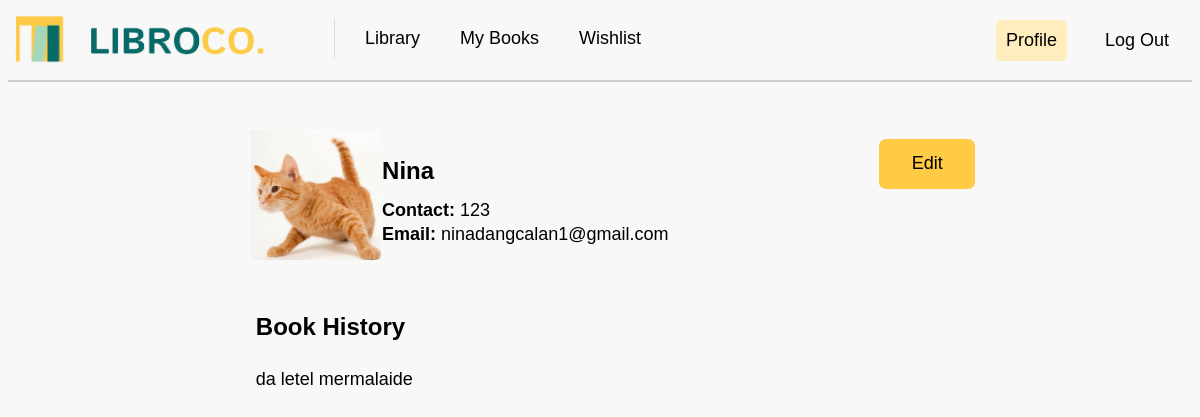
/reader_profile (signed in), run on the app's committed database.
### tables this page shows
CREATE TABLE profileimages (
user_id INTEGER,
user_image VARCHAR(100),
FOREIGN KEY (user_id) REFERENCES users(user_id));

CREATE TABLE "users" (
	"user_id"	INTEGER PRIMARY KEY AUTOINCREMENT,
	"user_name"	TEXT,
	"user_email"	TEXT,
	"user_password"	TEXT UNIQUE,
	"user_contact"	TEXT,
	"user_code"	TEXT
);

CREATE TABLE requests (
request_id INTEGER PRIMARY KEY AUTOINCREMENT,
user_id INTEGER,
book_id INTEGER,
request_date TIMESTAMP DEFAULT CURRENT_TIMESTAMP,
FOREIGN KEY (user_id) REFERENCES users(user_id),
FOREIGN KEY (book_id) REFERENCES books(book_id));

CREATE TABLE "books" (
	"book_id"	INTEGER,
	"book_title"	VARCHAR(50) UNIQUE,
	"author"	VARCHAR(50),
	"publication_year"	INTEGER(5),
	"genre"	VARCHAR(20),
	"description"	VARCHAR(300),
	"image"	VARCHAR(100),
	PRIMARY KEY("book_id")
);

### app.py (the view)
@app.route("/reader_profile")
def reader_profile():
    print("Session data in reader profile route:", session)
    if 'user_id' not in session:
        return redirect(url_for("login"))
    user_id = session.get('user_id')
    sql_user = """
    SELECT u.user_name, u.user_email, u.user_contact, p.user_image
    FROM users u
    LEFT JOIN profileimages p ON u.user_id = p.user_id
    WHERE u.user_id = ?
    """
    user = getprocess(sql_user, (user_id,))
    if user:
        user_data = user[0]
        sql_history = """
        SELECT books.book_title, books.author, books.genre, requests.request_date
        FROM requests
        JOIN books ON requests.book_id = books.book_id
        WHERE requests.user_id = ?
        """
        history = getprocess(sql_history, (user_id,))
        book_history = [
            {
                "title": record['book_title'],
                "author": record['author'],
                "genre": record['genre'],
                "date": record['request_date']
            }
            for record in history
        ]
        return render_template(
            "reader_profile.html",
            user=user_data,
            book_history=book_history
        )
    else:
        flash("Profile not found.")
        return redirect(url_for("login"))

### app.py (called while the page is built)
@app.before_request
def before_request():
    print("Session data:", session)

### dbhelper.py (called while the page is built)
def getprocess(sql: str, params: tuple = ()) -> list:
    try:
        db = connect(database, timeout=30, check_same_thread=False)  # Adding timeout and thread safety
        db.row_factory = Row  # Ensure that rows are returned as dictionaries
        cursor = db.cursor()
        cursor.execute(sql, params)
        data = cursor.fetchall()  # Fetch the data
        return data
    except Error as e:
        print(f"SQLite error: {e}")
        return []
    finally:
        db.close()  # Ensure the connection is closed

### templates/reader_profile.html (shortened to what this page needs)
<!DOCTYPE html>
<html lang="en">
<head>
    <link rel="stylesheet" type="text/css" href="{{ url_for('static', filename='css/mainstyle.css') }}">
    <link rel="stylesheet" type="text/css" href="{{ url_for('static', filename='css/profilestyles.css') }}">
</head>
<body>
    <nav>
        <a class="navbar-brand" href="{{ url_for('library') }}">
            <img class="logo" src="{{ url_for('static', filename='images/logo.png') }}" width="250" height="50" alt="LibroCo. Logo">
        </a>
        <div class="navbar-links">
            <a href="{{ url_for('library') }}">Library</a>
            <a href="{{ url_for('my_books') }}">My Books</a>
            <a href="{{ url_for('wishlist') }}">Wishlist</a>
        </div>
        <div class="navbar-right">
            <a href="{{ url_for('reader_profile') }}" class="active">Profile</a>
            <a href="{{ url_for('logout') }}">Log Out</a>
        </div>
    </nav>
    <div class="divider"></div>
    <div class="main-content">
        <div class="profile_container">
            <div class="profile_image">
                <img src="{{ url_for('static', filename=user['user_image'] if user['user_image'] else 'images/default_profile.png') }}" alt="Profile Image">
            </div>
            <div class="profile_details">
                <h3 class="name">{{ user['user_name'] }}</h3>
                <h5 class="label">Contact: <span class="phone_details">{{ user['user_contact'] }}</span></h5>
                <h5 class="label">Email: <span class="email_details">{{ user['user_email'] }}</span></h5>
            </div>
            <div class="edit">
                <a href="{{ url_for('edit_reader_profile', id=user['user_id']) }}">
                    <button class="edit_button">Edit</button>
                </a>
            </div>
        </div>
        <div class="book_history">
            <h3 class="book_history_header">Book History</h3>
            <ol class="book_list">
                {% if book_history %}
                    {% for book in book_history %}
                        <li>
                            {{ book.title }}
                        </li>
                    {% endfor %}
                {% else %}
                    <li>No book history available.</li>
                {% endif %}
            </ol>
        </div>
    </div>
</body>
</html>

### static/css/mainstyle.css (style rules this page uses)
.navbar-right a { transition: background-color 0.3s ease; margin-right: 8px; margin-top: 2px; }
body { background: #f8f8f8; background-repeat: no-repeat; background-attachment: fixed; background-size: 100% 100%; font-family: 'Istok Web', sans-serif; }
.logo { margin: -9px; margin-right: 0; margin-left: -9px; margin-top: -9px; }
nav { display: flex; justify-content: flex-start; align-items: center; padding: 5px; background-color: #f8f8f8; font-size: 18px; }
.navbar-brand { display: flex; align-items: center; text-decoration: none; color: black; margin-right: 40px; }
.navbar-links { display: flex; margin-top: -1px; margin-left: 0%; gap: 20px; font-size: 18px; }
.navbar-right { display: flex; margin-left: auto; gap: 20px; }
nav a { text-decoration: none; color: black; padding: 10px; font-family: Arial, Helvetica, sans-serif; transition: background-color 0.3s ease; }
.active { background-color: #ffedbd; border-radius: 5px; font-weight: normal; }
.divider { width: auto; height: 2px; background-color: #ccc; margin-top: 10px; margin-left: fixed; }
.main-content { margin: 10px; }

### static/css/profilestyles.css (style rules this page uses)
.profile_container { margin-top: 3rem; display: flex; justify-content: space-between; align-items: center; width: 60%; margin-left: auto; margin-right: auto; box-sizing: border-box; }
.profile_image { height: 8.125rem; width: 8.125rem; display: flex; justify-content: center; align-items: center; overflow: hidden; }
.profile_image img { object-fit: cover; width: 100%; height: 100%; }
.profile_details { margin-left: -0.45rem; height: auto; width: 70%; word-break: break-all; }
.name { font-size: 24px; margin: 0; line-height: 2.3; }
.label, .phone_details, .email_details { margin: 0.125rem 0; line-height: 1.2; }
.label { font-weight: bold; font-size: 18px; }
.phone_details, .email_details { font-weight: normal; font-size: 18px; }
.edit { height: 7.063rem; width: 10%; }
.edit_button { border: none; height: 3.125rem; width: 6rem; background-color: #FFCB44; font-weight: normal; font-size: 1.125rem; border-radius: 0.438rem; cursor: pointer; }
.book_history { display: flex; flex-direction: column; align-items: flex-start; width: 60%; margin-top: 2.125rem; margin-left: auto; margin-right: auto; padding: 0.313rem; box-sizing: border-box; }
.book_history_header { margin: 0; text-align: left; line-height: 2.3; font-size: 24px; }
.book_list { list-style-type: none; margin-top: 0.625rem; padding-left: 0; line-height: 1.7; font-size: 18px; word-break: break-all; }

### data on the page
profileimages: user_image (picture)
users: user_name "Nina", user_contact "123", user_email "ninadangcalan1@gmail.com"
requests: title "da letel mermalaide"
